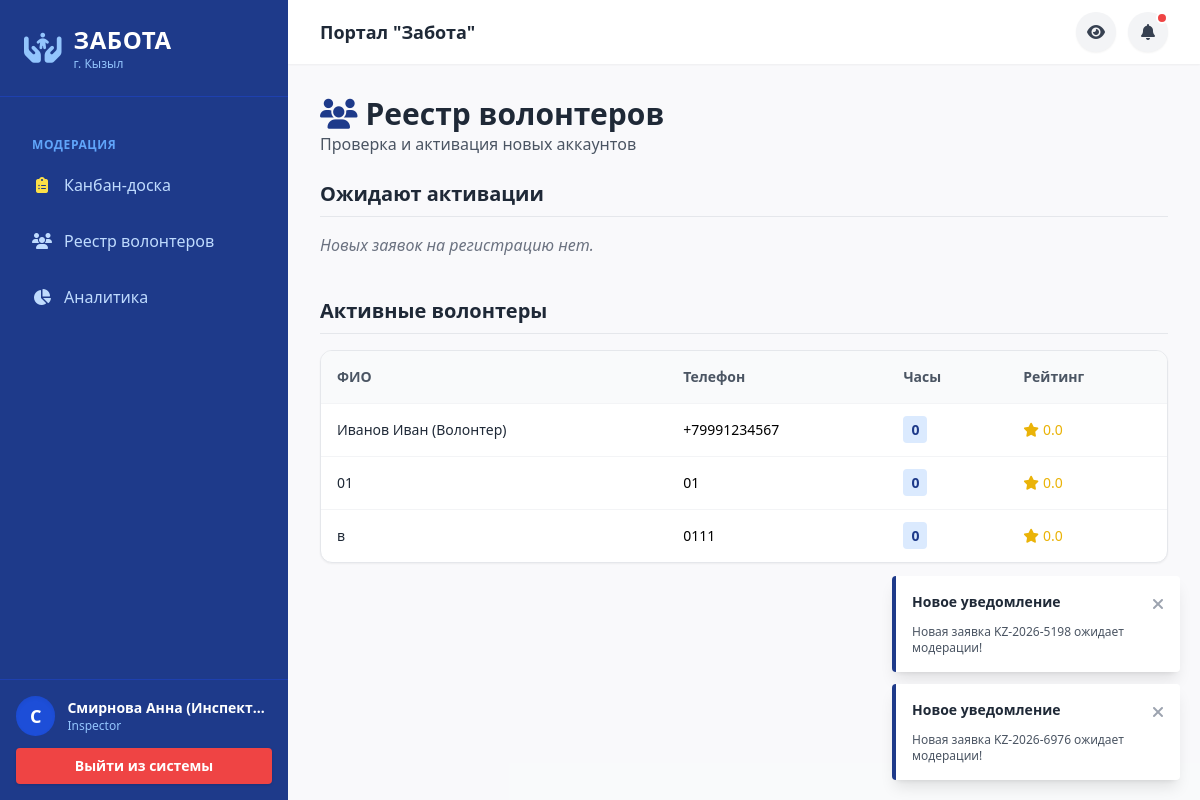
The app's page /admin/volunteers (signed in) with its own data.
### models.py (models this page shows)
class User(Base):
    __tablename__ = "users"
    id = Column(Integer, primary_key=True, index=True)
    full_name = Column(String(255))
    phone = Column(String(20), unique=True, index=True)
    password_hash = Column(String(255))
    role = Column(Enum(UserRole), default=UserRole.resident)
    district_id = Column(Integer, ForeignKey("districts.id"), nullable=True)
    status = Column(Enum(UserStatus), default=UserStatus.active)
    rating = Column(Float, default=0.0)
    volunteer_hours = Column(Integer, default=0)
    created_at = Column(DateTime, default=datetime.utcnow)
    district = relationship("District", back_populates="users")
    applications = relationship("Application", back_populates="user")
    assignments = relationship("TaskAssignment", back_populates="volunteer")
    messages = relationship("TaskMessage", back_populates="sender")
    certificates = relationship("Certificate", back_populates="user")
    notifications = relationship("Notification", back_populates="user", cascade="all, delete-orphan")

### main.py (the view)
@app.get("/admin/volunteers")
async def admin_volunteers_page(request: Request, db: Session = Depends(get_db), user: models.User = Depends(auth.get_current_user)):
    if not user or user.role.name not in ['inspector', 'director']:
        return RedirectResponse(url="/login")
    pending = db.query(models.User).filter(models.User.role == models.UserRole.volunteer, models.User.status == models.UserStatus.pending).all()
    active = db.query(models.User).filter(models.User.role == models.UserRole.volunteer, models.User.status == models.UserStatus.active).all()
    return templates.TemplateResponse("admin_volunteers.html", {"request": request, "user": user, "pending_users": pending, "active_users": active})

### templates/admin_volunteers.html (shortened to what this page needs)
{% extends "base.html" %}
{% block content %}
<div class="max-w-5xl mx-auto">
    <div class="mb-6">
        <h2 class="text-3xl font-bold text-gray-800"><i class="fa-solid fa-users text-brand mr-2"></i>Реестр волонтеров</h2>
        <p class="text-gray-600">Проверка и активация новых аккаунтов</p>
    </div>
    <h3 class="text-xl font-bold text-gray-800 mb-4 border-b pb-2">Ожидают активации</h3>
    <div class="grid grid-cols-1 md:grid-cols-2 gap-4 mb-10">
        {% for vol in pending_users %}
        <div class="bg-yellow-50 border-l-4 border-yellow-400 p-4 rounded shadow-sm flex justify-between items-center">
            <div>
                <h4 class="font-bold text-gray-800">{{ vol.full_name }}</h4>
                <p class="text-sm text-gray-600"><i class="fa-solid fa-phone mr-1"></i>{{ vol.phone }}</p>
                <p class="text-xs text-gray-500 mt-1">Регистрация: {{ vol.created_at.strftime('%d.%m.%Y') }}</p>
            </div>
            <button onclick="approveVolunteer({{ vol.id }})" class="bg-success text-white px-4 py-2 rounded font-bold shadow hover:bg-emerald-600 transition text-sm">
                Одобрить
            </button>
        </div>
        {% else %}
        <p class="text-gray-500 italic">Новых заявок на регистрацию нет.</p>
        {% endfor %}
    </div>
    <h3 class="text-xl font-bold text-gray-800 mb-4 border-b pb-2">Активные волонтеры</h3>
    <div class="bg-white rounded-xl shadow-sm border border-gray-200 overflow-hidden">
        <table class="w-full text-left text-sm">
            <thead class="bg-gray-50 text-gray-600">
                <tr>
                    <th class="p-4">ФИО</th>
                    <th class="p-4">Телефон</th>
                    <th class="p-4">Часы</th>
                    <th class="p-4">Рейтинг</th>
                </tr>
            </thead>
            <tbody>
                {% for vol in active_users %}
                <tr class="border-t border-gray-100 hover:bg-gray-50">
                    <td class="p-4 font-medium text-gray-800">{{ vol.full_name }}</td>
                    <td class="p-4">{{ vol.phone }}</td>
                    <td class="p-4"><span class="bg-blue-100 text-brand font-bold px-2 py-1 rounded">{{ vol.volunteer_hours }}</span></td>
                    <td class="p-4 text-yellow-500"><i class="fa-solid fa-star mr-1"></i>{{ vol.rating }}</td>
                </tr>
                {% endfor %}
            </tbody>
        </table>
    </div>
</div>
{% endblock %}

### templates/base.html (shortened to what this page needs)
<!DOCTYPE html>
<html lang="ru">
<head>
    <script src="https://cdn.tailwindcss.com"></script>
    <link rel="stylesheet" href="https://cdnjs.cloudflare.com/ajax/libs/font-awesome/6.4.0/css/all.min.css">
</head>
<body class="bg-gray-50 font-sans antialiased transition-all duration-300">
    <div class="flex h-screen overflow-hidden">
        <aside id="sidebar" class="bg-brand text-white w-72 flex-shrink-0 fixed inset-y-0 left-0 transform -translate-x-full md:relative md:translate-x-0 transition-transform duration-300 ease-in-out z-50 flex flex-col shadow-2xl md:shadow-none">
            <div class="p-6 flex items-center justify-between border-b border-blue-800">
                <a href="/" class="flex items-center space-x-3">
                    <i class="fa-solid fa-hands-holding-child text-3xl text-blue-300"></i>
                    <div>
                        <h1 class="text-2xl font-bold tracking-wide">ЗАБОТА</h1>
                        <p class="text-xs text-blue-300">г. Кызыл</p>
                    </div>
                </a>
            </div>
            <nav class="flex-grow p-4 space-y-2 overflow-y-auto mt-2">
                {% if user %}
                    {% if user.role.name in ['inspector', 'director'] %}
                        <p class="text-xs font-bold text-blue-400 uppercase tracking-wider mb-2 mt-4 px-4">Модерация</p>
                        <a href="/admin/dashboard" class="nav-item"><i class="fa-solid fa-clipboard-list w-5 text-center text-yellow-300"></i> Канбан-доска</a>
                        <a href="/admin/volunteers" class="nav-item"><i class="fa-solid fa-users w-5 text-center"></i> Реестр волонтеров</a>
                        <a href="/admin/analytics" class="nav-item"><i class="fa-solid fa-chart-pie w-5 text-center"></i> Аналитика</a>
                    {% endif %}
                {% endif %}
            </nav>
            {% if user %}
            <div class="p-4 bg-blue-900 border-t border-blue-800">
                <div class="flex items-center gap-3 mb-3">
                    <div class="w-10 h-10 rounded-full bg-blue-700 flex items-center justify-center text-lg font-bold text-white shadow-inner">{{ user.full_name[0] }}</div>
                    <div class="overflow-hidden">
                        <p class="truncate font-bold text-sm text-white">{{ user.full_name }}</p>
                        <p class="text-xs text-blue-300 capitalize">{{ user.role.name }}</p>
                    </div>
                </div>
                <a href="/logout" class="block w-full text-center bg-red-500 hover:bg-red-600 transition text-white py-2 rounded text-sm font-bold shadow">Выйти из системы</a>
            </div>
            {% endif %}
        </aside>
        <div class="flex-1 flex flex-col h-screen overflow-hidden relative">
            <header class="bg-white shadow-sm h-16 flex items-center justify-between px-4 md:px-8 z-30">
                <div class="flex items-center">
                    <h2 class="font-bold text-gray-800 hidden sm:block text-lg">Портал "Забота"</h2>
                </div>
                <div class="flex items-center gap-3">
                    <button id="accessibilityBtn" title="Версия для слабовидящих" class="w-10 h-10 rounded-full bg-gray-100 hover:bg-blue-50 text-gray-700 hover:text-brand transition flex items-center justify-center shadow-sm">
                        <i class="fa-solid fa-eye"></i>
                    </button>
                    {% if user %}
                    <div class="relative">
                        <button id="notifBtn" class="relative w-10 h-10 rounded-full bg-gray-100 hover:bg-blue-50 text-gray-700 hover:text-brand transition flex items-center justify-center shadow-sm">
                            <i class="fa-solid fa-bell"></i>
                            <span id="notifBadge" class="hidden absolute top-0 right-0 w-3 h-3 bg-danger rounded-full border-2 border-white animate-pulse"></span>
                        </button>
                    </div>
                    {% endif %}
                </div>
            </header>
            <main class="flex-1 overflow-x-hidden overflow-y-auto bg-gray-50/50 p-4 md:p-8">
                <div>
                    {% block content %}{% endblock %}
                </div>
            </main>
        </div>
    </div>
    <div id="toastContainer" class="fixed bottom-5 right-5 z-[9999] flex flex-col gap-3"></div>
</body>
</html>

### templates/base.html (style rules this page uses)
.nav-item { display: flex; align-items: center; gap: 0.75rem; padding: 0.75rem 1rem; border-radius: 0.5rem; transition: all 0.2s; color: #bfdbfe; }

### records on screen
User: full_name "С", full_name "Смирнова Анна (Инспект…", role.name "Inspector"
User: full_name "Иванов Иван (Волонтер)", phone "+79991234567", volunteer_hours "0", rating "0.0"
User: full_name "01", phone "01", volunteer_hours "0", rating "0.0"
User: full_name "в", phone "0111", volunteer_hours "0", rating "0.0"
